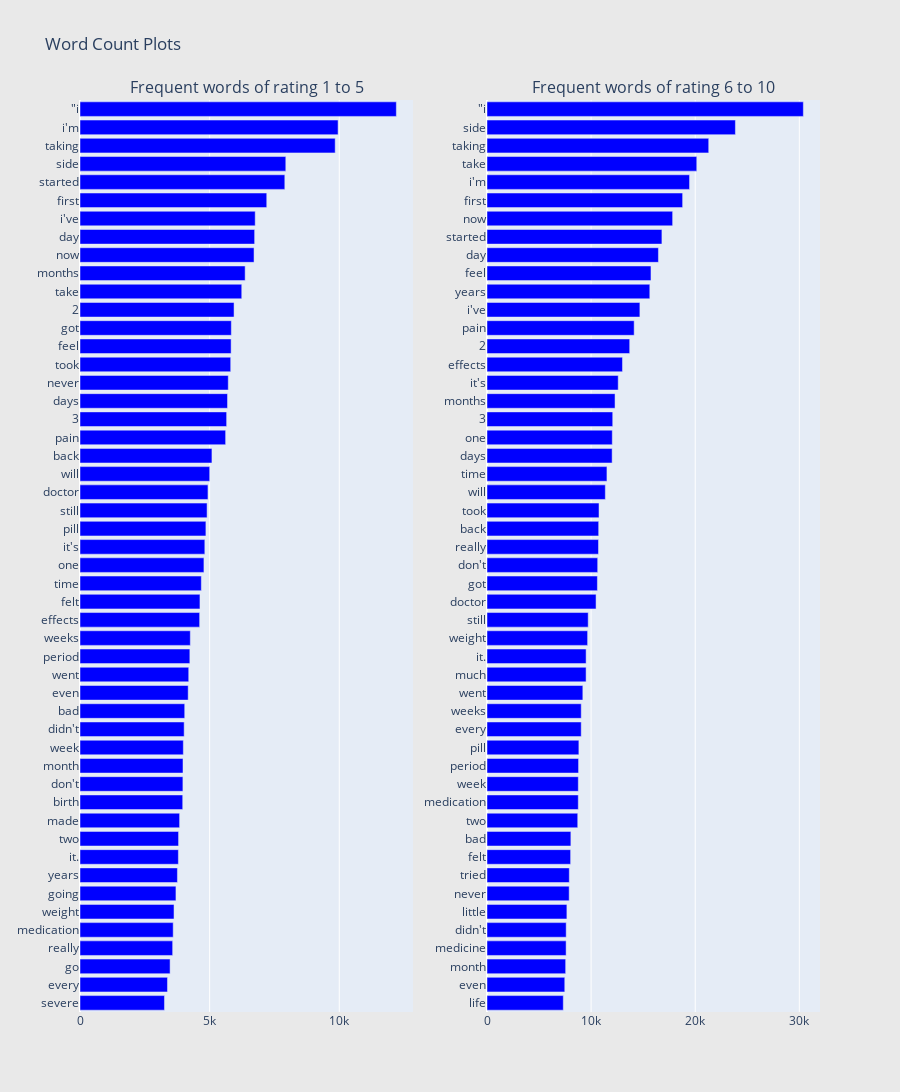

Here is the notebook cell this chart was saved with:
### Code cell
trace1 = horizontal_bar_chart(fd_sorted.head(50), 'blue')
fig = tools.make_subplots(rows=1, cols=2, vertical_spacing=0.04,
                          subplot_titles=["Frequent words of rating 1 to 5", 
                                          "Frequent words of rating 6 to 10"])
fig.append_trace(trace0, 1, 1)
fig.append_trace(trace1, 1, 2)
fig['layout'].update(height=1200, width=900, paper_bgcolor='rgb(233,233,233)', title="Word Count Plots")
py.iplot(fig, filename='word-plots')

### Figure 1 — Plotly figure (JSON) as saved in the notebook; plotly's stock layout.template omitted (floating-point values rounded to 4 significant figures)
{"data": [{"marker": {"color": "blue"}, "orientation": "h", "showlegend": false, "type": "bar", "x": [3258, 3374, 3475, 3574, 3595, 3627, 3701, 3758, 3795, 3802, 3842, 3962, 3969, 3973, 3986, 4018, 4039, 4173, 4194, 4237, 4255, 4615, 4627, 4680, 4780, 4815, 4856, 4902, 4936, 5003, 5089, 5617, 5656, 5690, 5719, 5813, 5829, 5837, 5942, 6239, 6370, 6713, 6736, 6758, 7203, 7900, 7938, 9843, 9955, 12202], "xaxis": "x", "y": ["severe", "every", "go", "really", "medication", "weight", "going", "years", "it.", "two", "made", "birth", "don&#039;t", "month", "week", "didn&#039;t", "bad", "even", "went", "period", "weeks", "effects", "felt", "time", "one", "it&#039;s", "pill", "still", "doctor", "will", "back", "pain", "3", "days", "never", "took", "feel", "got", "2", "take", "months", "now", "day", "i&#039;ve", "first", "started", "side", "taking", "i&#039;m", "\"i"], "yaxis": "y"}, {"marker": {"color": "blue"}, "orientation": "h", "showlegend": false, "type": "bar", "x": [7328, 7470, 7555, 7600, 7606, 7674, 7894, 7905, 8032, 8056, 8716, 8769, 8771, 8795, 8825, 9050, 9052, 9206, 9518, 9521, 9665, 9721, 10475, 10605, 10632, 10710, 10727, 10760, 11367, 11520, 12020, 12034, 12077, 12298, 12605, 13012, 13707, 14136, 14685, 15638, 15751, 16466, 16801, 17831, 18791, 19455, 20149, 21297, 23860, 30386], "xaxis": "x2", "y": ["life", "even", "month", "medicine", "didn&#039;t", "little", "never", "tried", "felt", "bad", "two", "medication", "week", "period", "pill", "every", "weeks", "went", "much", "it.", "weight", "still", "doctor", "got", "don&#039;t", "really", "back", "took", "will", "time", "days", "one", "3", "months", "it&#039;s", "effects", "2", "pain", "i&#039;ve", "years", "feel", "day", "started", "now", "first", "i&#039;m", "take", "taking", "side", "\"i"], "yaxis": "y2"}], "layout": {"annotations": [{"font": {"size": 16}, "showarrow": false, "text": "Frequent words of rating 1 to 5", "x": 0.225, "xanchor": "center", "xref": "paper", "y": 1, "yanchor": "bottom", "yref": "paper"}, {"font": {"size": 16}, "showarrow": false, "text": "Frequent words of rating 6 to 10", "x": 0.775, "xanchor": "center", "xref": "paper", "y": 1, "yanchor": "bottom", "yref": "paper"}], "height": 1200, "paper_bgcolor": "rgb(233,233,233)", "title": {"text": "Word Count Plots"}, "width": 900, "xaxis": {"anchor": "y", "domain": [0, 0.45]}, "xaxis2": {"anchor": "y2", "domain": [0.55, 1]}, "yaxis": {"anchor": "x", "domain": [0, 1]}, "yaxis2": {"anchor": "x2", "domain": [0, 1]}}}
